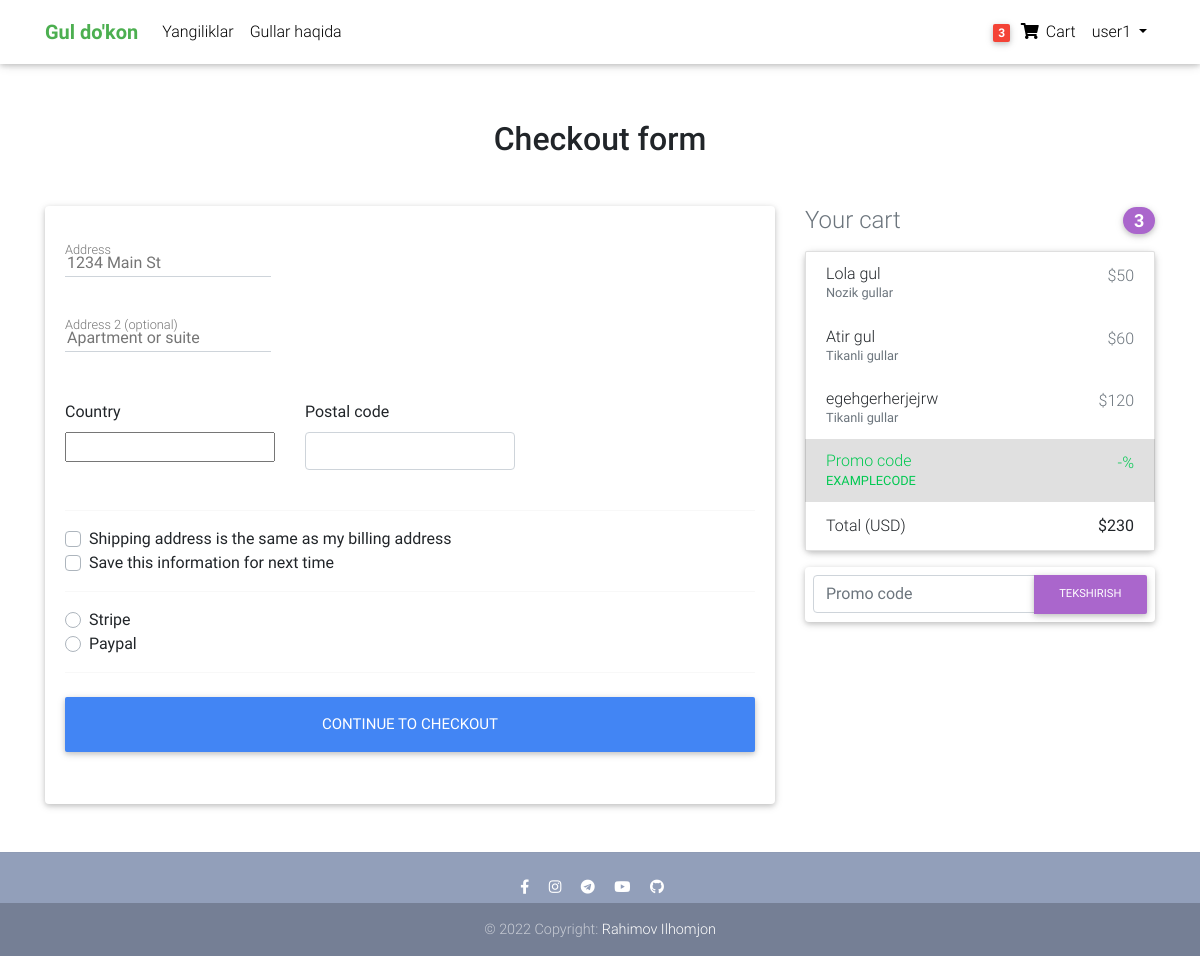
Page /checkout/ (signed in) on the earlier database version.
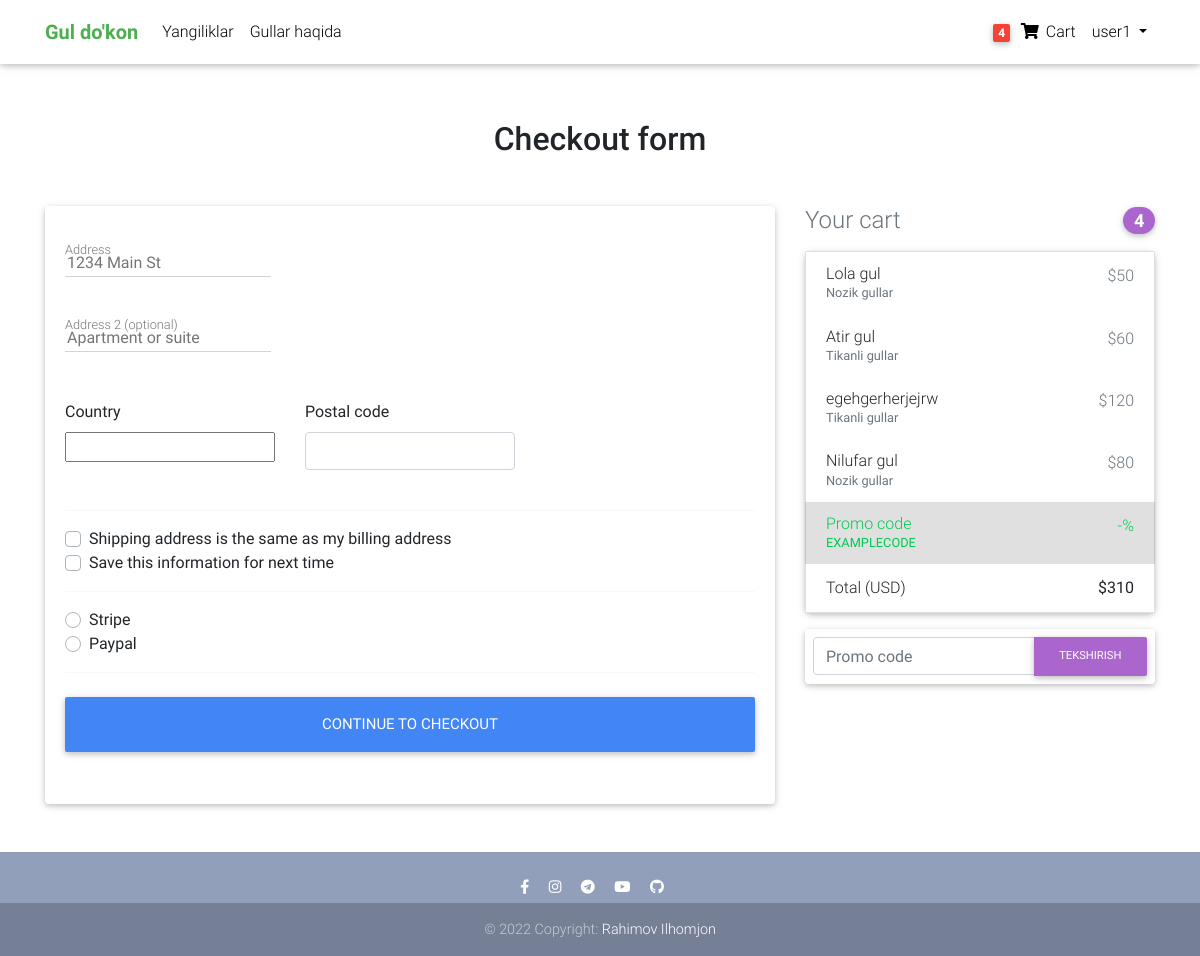
Same page on the later database version.
### accounts/models.py (models this page shows)
class CustomUser(AbstractUser):
    age = models.PositiveIntegerField(null=True, blank=True)

### flowers/models.py (models this page shows, shortened)
class Order(models.Model):
    user = models.ForeignKey(settings.AUTH_USER_MODEL, on_delete=models.CASCADE)
    products = models.ManyToManyField(OrderProduct)
    start_date = models.DateTimeField(auto_now_add=True)
    ordered_date = models.DateTimeField()
    ordered = models.BooleanField(default=False)
    order_completed = models.BooleanField(default=False)
    order_completed_date = models.DateTimeField(null=True, blank=True)
    billingAddress = models.ForeignKey('BillingAddress', on_delete=models.SET_NULL, blank=True, null=True)
    payment = models.ForeignKey('Payment', on_delete=models.SET_NULL, blank=True, null=True)
    promo_code_text = models.CharField(max_length=20, blank=True, null=True)
    promocode = models.ForeignKey('PromoCode', on_delete=models.SET_NULL, blank=True, null=True)
    def get_total(self):
        total = 0
        for order_product in self.products.all():
            total += order_product.get_final_price()
        promo_code = self.promocode
        if promo_code:
            if promo_code.discount_cash:
                total -= promo_code.discount_cash
            elif promo_code.discount_interest:
                total *= (100-promo_code.discount_interest) / 100
        return total

class OrderProduct(models.Model):
    user = models.ForeignKey(settings.AUTH_USER_MODEL, on_delete=models.CASCADE)
    ordered = models.BooleanField(default=False)
    product = models.ForeignKey(Product, on_delete=models.CASCADE)
    quantity = models.IntegerField(default=1)
    def get_total_product_price(self):
        return self.quantity * self.product.price
    def get_total_product_discount_price(self):
        return self.quantity * self.product.discount_price
    def get_final_price(self):
        if self.product.discount_price:
            return self.get_total_product_discount_price()
        return self.get_total_product_price()

class Product(models.Model):
    name = models.CharField(max_length=50)
    description = RichTextField()
    date = models.DateTimeField(auto_now_add=True)
    image = models.ImageField(upload_to='images/')
    price = models.IntegerField()
    discount_price = models.IntegerField(null=True, blank=True)
    category = models.ForeignKey(Category, on_delete=models.CASCADE)
    label = models.CharField(choices=LABEL_CHOICES, max_length=10, null=True, blank=True)
    class Meta:
        verbose_name_plural = "Products"

class Category(models.Model):
    name = models.CharField(max_length=50)
    class Meta:
        verbose_name_plural = "Categories"
    def __str__(self):
        return self.name

### flowers/views.py (the view, shortened to what this page needs)
# urls.py: path('checkout/', CheckOutView.as_view(), name='checkout'),
class CheckOutView(View):
    def get(self, *args, **kwargs):
        form = CheckOutForm()
        form_promocode = PromoCodeForm()
        order = get_object_or_404(Order, user=self.request.user, ordered=False)
        order_product = order.products.all()
        n = len(order_product)
        context = {
            "form": form,
            'form_promocode': form_promocode,
            'order': order,
            'n': n,
        }
        return render(self.request, 'checkout-page.html', context)

### flowers/forms.py
class CheckOutForm(forms.Form):
    street_address = forms.CharField(widget=forms.TextInput(attrs={
        "placeholder": '1234 Main St',
    }))
    apartment_address = forms.CharField(required=False, widget=forms.TextInput(attrs={
        'placeholder': "Apartment or suite",
    }))
    country = CountryField(blank_label='(select country)').formfield(
        widget=CountrySelectWidget(attrs={
            'class': "custom-select d-block w-100",
        })
    )
    zip = forms.CharField(widget=forms.TextInput(attrs={
        'class': "form-control"
    }))
    same_shipping_address = forms.BooleanField(required=False)
    save_info = forms.BooleanField(required=False)
    payment_option = forms.ChoiceField(widget=forms.RadioSelect, choices=PAYMENT_CHOISE)

class PromoCodeForm(forms.Form):
    promocode = forms.CharField(max_length=20, widget=forms.TextInput(attrs={
        'type': "text",
        'class': "form-control",
        "placeholder": "Promo code",
        'aria - label': "Recipient's username",
        'aria - describedby': "basic-addon2",
    }))

### template/checkout-page.html (shortened to what the changed rows need)
{% extends 'base.html' %}
{% load crispy_forms_tags %}
{% block content %}
  <main class="mt-0 pt-0">
    <div class="container wow fadeIn">
      <h2 class="my-5 h2 text-center">Checkout form</h2>
      <div class="row">
        <div class="col-md-8 mb-4">
          <div class="card">
            <form method="post" class="card-body">
              <div class="d-block my-3">
                {% for value, name in form.fields.payment_option.choices %}
                <div class="custom-control custom-radio">
                  <label class="custom-control-label" for="{{ name }}">{{ name }}</label>
                </div>
                  {% endfor %}
              </div>
            </form>
          </div>
        </div>
        <div class="col-md-4 mb-4">
          <h4 class="d-flex justify-content-between align-items-center mb-3">
            <span class="text-muted">Your cart</span>
            <span class="badge badge-secondary badge-pill">{{n}}</span>
          </h4>
          <ul class="list-group mb-3 z-depth-1">
              {% for product in order.products.all %}
            <li class="list-group-item d-flex justify-content-between lh-condensed">
              <div>
                <h6 class="my-0">{{ product.product.name }}</h6>
                <small class="text-muted">{{ product.product.category }}</small>
              </div>
                {% if product.product.discount_price %}
              <span class="text-muted">${{ product.product.discount_price }}</span>
                {% else %}
                <span class="text-muted">${{ product.product.price }}</span>
                {% endif %}
            </li>
              {% endfor %}
            <li class="list-group-item d-flex justify-content-between">
              <span>Total (USD)</span>
              <strong>${{ order.get_total }}</strong>
            </li>
          </ul>
        </div>
      </div>
    </div>
  </main>
 {% endblock content %}

### template/base.html (shortened to what this page needs)
{% load static %}
{% load card_template_tags %}
<!doctype html>
<html lang="uz">
<head>
  <link href="https://cdn.jsdelivr.net/npm/bootstrap@5.2.3/dist/css/bootstrap.min.css" rel="stylesheet">
  <link href="https://getbootstrap.com/docs/5.2/assets/css/docs.css" rel="stylesheet">
  <link rel="stylesheet" href="https://use.fontawesome.com/releases/v5.11.2/css/all.css">
  <link href="/static/css/bootstrap.min.css" rel="stylesheet">
  <link href="/static/css/mdb.min.css" rel="stylesheet">
  <link href="/static/css/style.min.css" rel="stylesheet">
</head>
<body>
  <nav class="navbar fixed-top navbar-expand-lg navbar-light white scrolling-navbar">
    <div class="container">
      <a class="navbar-brand waves-effect" href="/category/0/page/1/">
        <strong class="green-text"><b>Gul do'kon</b></strong>
      </a>
      <div class="collapse navbar-collapse" id="navbarSupportedContent">
        <ul class="navbar-nav mr-auto">
          <li class="nav-item">
            <a class="nav-link waves-effect" href="">Yangiliklar</a>
          </li>
          <li class="nav-item">
            <a class="nav-link waves-effect" href="">Gullar haqida</a>
          </li>
        </ul>
        <ul class="navbar-nav nav-flex-icons">
          {% if user.is_authenticated %}
          <li class="nav-item">
            <a href="{% url 'order-summary' %}" class="nav-link waves-effect">
              <span class="badge red z-depth-1 mr-1"> {{ user|card_flower_count }} </span>
              <i class="fas fa-shopping-cart"></i>
              <span class="clearfix d-none d-sm-inline-block"> Cart </span>
            </a>
          </li>
           <li class="nav-item dropdown">
              <a class="nav-link dropdown-toggle" href="#" role="button" data-bs-toggle="dropdown" aria-expanded="false">
                {{ user.username }}
              </a>
            </li>
          {% else %}
          <div class="button small">
            <a href="{% url 'login' %}" class="btn btn-outline-light" type="submit" style="height:40; width:120;">login</a></div>
          {% endif %}
        </ul>
      </div>
    </div>
  </nav>
    <main>
        {% block content %}
        {% endblock content %}
    </main>
  <footer class="page-footer text-center font-small mt-4 wow fadeIn">
    <hr class="my-4">
    <div class="pb-1">
      <a href="https://www.facebook.com/profile.php?id=100075273840350&mibextid=ZbWKwL" target="_blank">
        <i class="fab fa-facebook-f mr-3"></i>
      </a>
      <a href="https://www.instagram.com/rahimov_ilhomjon01/" target="_blank">
        <i class="fab fa-instagram mr-3"></i>
      </a>
      <a href="http://t.me/Rahimov_Ilhomjon" target="_blank">
        <i class="fab fa-telegram mr-3"></i>
      </a>
      <a href="https://www.youtube.com/@realpythonacademy3211" target="_blank">
        <i class="fab fa-youtube mr-3"></i>
      </a>
      <a href="https://github.com/RahimovIlhom" target="_blank">
        <i class="fab fa-github mr-3"></i>
      </a>
    </div>
    <div class="footer-copyright py-3">
      © 2022 Copyright:
      <a href="" target="_blank"> Rahimov Ilhomjon </a>
    </div>
  </footer>
  </body>
</html>

Differences in the rows shown:
computed for CustomUser "user1": id "3" → "4"
added OrderProduct: product.name "Nilufar gul", product.category "Nozik gullar", product.discount_price "80"
changed Order: get_total "230" → "310"
Other differences:
{{ n }}: "3" → "4"
